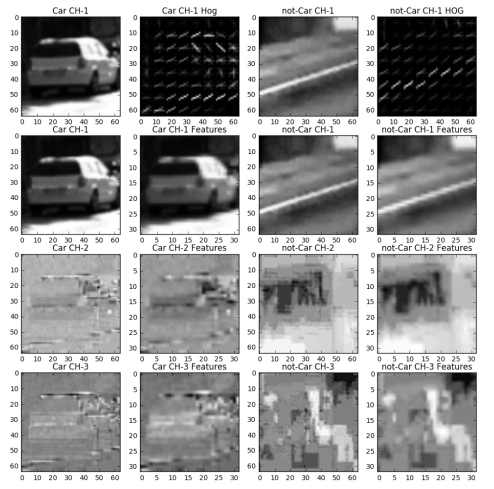
#> input picture examples/HOG_example.jpg, 988 x 978 px (shown at 1/2 size); its folder holds only this picture in this run
$ python -i helpers.py   (imports and definitions only)   (older library calls are emulated)
#> lines starting #> are read from the running program, lines starting #| are printed output that depends on the picture; after the words box and inside, x2 and y2 are one past the last pixel; in counts of white or black regions, pixels touching at a corner belong together
import numpy as np
import cv2
import glob
import matplotlib.pyplot as plt
import pickle

# [46 lines left out: functions calibrata_camera, cal_undistort, not called in this run]

def abs_sobel_thresh(image, orient='x', sobel_kernel=3, thresh=(0,255)):
    gray = cv2.cvtColor(image, cv2.COLOR_RGB2GRAY)
    sobelx = cv2.Sobel(gray, cv2.CV_64F, 1, 0, ksize=sobel_kernel)
    sobely = cv2.Sobel(gray, cv2.CV_64F, 0, 1, ksize=sobel_kernel)
    abs_sobelx=np.absolute(sobelx)
    abs_sobely=np.absolute(sobely)
    scaled_sobelx=np.uint8(255*abs_sobelx/np.max(abs_sobelx))
    scaled_sobely=np.uint8(255*abs_sobely/np.max(abs_sobely))
    if orient=='x':
        grad_binary=np.zeros_like(scaled_sobelx)
        grad_binary[(scaled_sobelx>=thresh[0])&(scaled_sobelx<=thresh[1])]=1

    elif orient=='y':
        grad_binary=np.zeros_like(scaled_sobely)
        grad_binary[(scaled_sobely>=thresh[0])&(scaled_sobely<=thresh[1])]=1
    return grad_binary

def mag_thresh(image, sobel_kernel=3, mag_thresh=(0,255)):
    gray = cv2.cvtColor(image, cv2.COLOR_RGB2GRAY)
    sobelx = cv2.Sobel(gray, cv2.CV_64F, 1, 0, ksize=sobel_kernel)
    sobely = cv2.Sobel(gray, cv2.CV_64F, 0, 1, ksize=sobel_kernel)
    mag=np.sqrt(sobelx**2+sobely**2)
    scaled_sobel=np.uint8(255*mag/np.max(mag))
    mag_binary=np.zeros_like(scaled_sobel)
    mag_binary[(scaled_sobel>=mag_thresh[0])&(scaled_sobel<=mag_thresh[1])]=1
    return mag_binary

def dir_threshold (image,sobel_kernel=3, thresh=(0, np.pi/2)):
    gray = cv2.cvtColor(image, cv2.COLOR_RGB2GRAY)
    sobelx = cv2.Sobel(gray, cv2.CV_64F, 1, 0, ksize=sobel_kernel)
    sobely = cv2.Sobel(gray, cv2.CV_64F, 0, 1, ksize=sobel_kernel)
    dir_sobel=np.arctan2(np.absolute(sobely),np.absolute(sobelx))
    dir_binary=np.zeros_like(dir_sobel)
    dir_binary[(dir_sobel>=thresh[0])&(dir_sobel<=thresh[1])]=1
    return dir_binary

# Combining Thresholds
def combined_gradient(image):
    gradx = abs_sobel_thresh(image, orient='x', sobel_kernel=3, thresh=(20, 100))
    grady = abs_sobel_thresh(image, orient='y', sobel_kernel=3, thresh=(20, 100))
    mag_binary = mag_thresh(image, sobel_kernel=3, mag_thresh=(30, 100))
    dir_binary = dir_threshold(image, sobel_kernel=15, thresh=(0.6, 1.0))

    combined_binary = np.zeros_like(dir_binary)
    combined_binary[((gradx == 1) & (grady == 1)) | ((mag_binary == 1) & (dir_binary == 1))] = 1
    return combined_binary

def hls_hsv_select(img, sthresh=(0, 255), vthresh=(0,255)):
    hls = cv2.cvtColor(img, cv2.COLOR_RGB2HLS)
    s_channel = hls[:,:,2]
    sbinary_output = np.zeros_like(s_channel)
    sbinary_output[(s_channel >= sthresh[0]) & (s_channel <= sthresh[1])] = 1

    hsv=cv2.cvtColor(img, cv2.COLOR_RGB2HSV)
    v_channel=hsv[:,:,2]
    vbinary_output = np.zeros_like(v_channel)
    vbinary_output[(v_channel >= vthresh[0]) & (v_channel <= vthresh[1])] = 1

    output = np.zeros_like(s_channel)
    output[(sbinary_output == 1) & (vbinary_output == 1)] = 1

    return output


def threshold(image):

    # Grayscale image
    # NOTE: we already saw that standard grayscaling lost color information for the lane lines
    # Explore gradients in other colors spaces / color channels to see what might work better
    gray = cv2.cvtColor(image, cv2.COLOR_RGB2GRAY)

    gradient_binary = combined_gradient(image)

    s_binary=hls_hsv_select(image, sthresh=(100, 255), vthresh=(200,255)) # sthresh=(200, 255), vthresh=(200,255)

    # Stack each channel to view their individual contributions in green and blue respectively
    # This returns a stack of the two binary images, whose components you can see as different colors
    color_binary = np.dstack(( np.zeros_like(gradient_binary), gradient_binary, s_binary)) * 255

    # Combine the two binary thresholds
    combined_binary = np.zeros_like(gradient_binary)
    combined_binary[(s_binary == 1) | (gradient_binary == 1)] = 1

    return combined_binary

# [183 lines left out: functions corners_unwarp, find_lanelines, find_curvature, vis, put_text, not called in this run]

>>> import cv2
>>> picture = cv2.cvtColor(cv2.imread('examples/HOG_example.jpg'), cv2.COLOR_BGR2RGB)
#> picture is the input picture: shape (978, 988, 3); min 0, max 255, mean 154
>>> result = threshold(picture)
#> in combined_gradient, `gradx = abs_sobel_thresh(image, orient='x', sobel_kernel=3, thresh=(20..`:
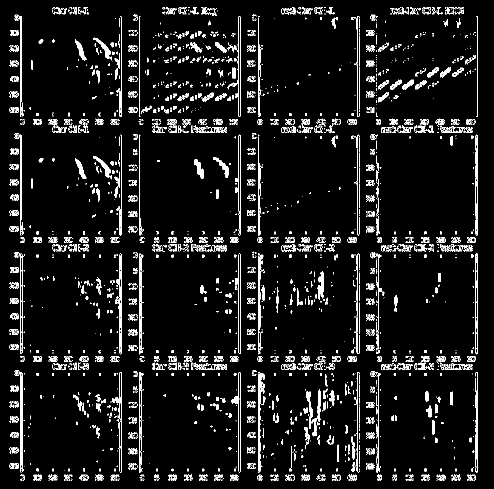
#> gradx: shape (978, 988) (shown at 1/2 size); values 0 (black) and 1 (white), 6.8% white in thin lines or dots
#> in combined_gradient, `grady = abs_sobel_thresh(image, orient='y', sobel_kernel=3, thresh=(20..`: grady: shape (978, 988); values 0 (black) and 1 (white), 9% white; 2641 white regions (1798 under 20 px), largest, box (x1, y1, x2, y2) and area: (293, 415, 478, 453) 1936, (48, 177, 240, 216) 1745, (47, 414, 240, 452) 1743
#> in mag_thresh, `mag=np.sqrt(sobelx**2+sobely**2)`:
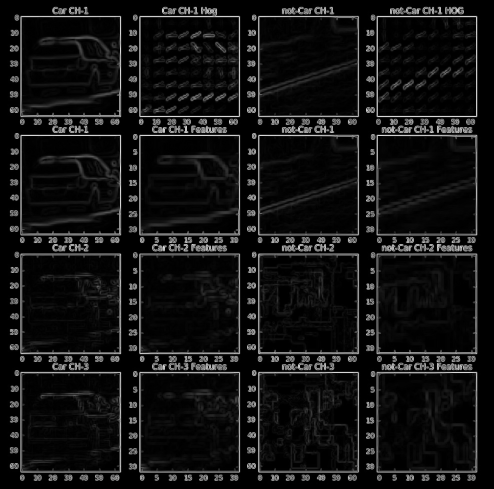
#> mag: shape (978, 988) float64 (shown at 1/2 size); min 0, max 1012.4, mean 77.1; drawn with min black and max white
#> in combined_gradient, `mag_binary = mag_thresh(image, sobel_kernel=3, mag_thresh=(30, 100))`:
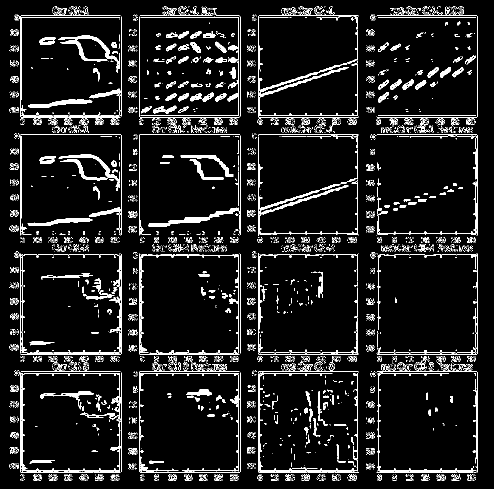
#> mag_binary: shape (978, 988) (shown at 1/2 size); values 0 (black) and 1 (white), 7.9% white in thin lines or dots
#> in dir_threshold, `sobely = cv2.Sobel(gray, cv2.CV_64F, 0, 1, ksize=sobel_kernel)`:
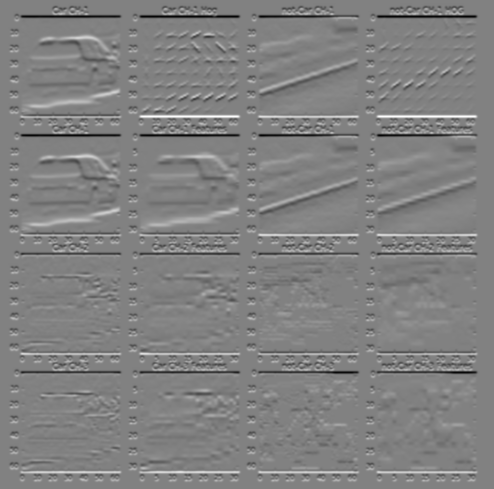
#> sobely: shape (978, 988) float64 (shown at 1/2 size); min -7.07e+09, max 6.88e+09, mean 0; drawn with min black and max white
#> in dir_threshold, `dir_sobel=np.arctan2(np.absolute(sobely),np.absolute(sobelx))`:
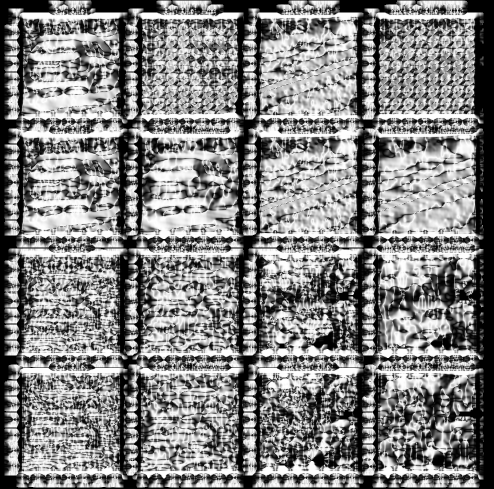
#> dir_sobel: shape (978, 988) float64 (shown at 1/2 size); min 0, max 1.57, mean 0.816; drawn with min black and max white
#> in combined_gradient, `dir_binary = dir_threshold(image, sobel_kernel=15, thresh=(0.6, 1.0))`:
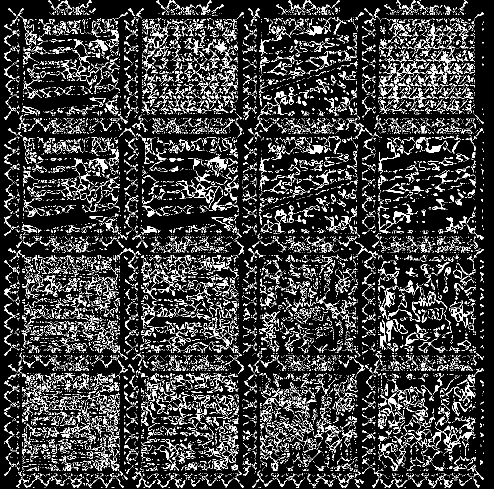
#> dir_binary: shape (978, 988) float64 (shown at 1/2 size); values 0 (black) and 1 (white), 15.6% white in thin lines or dots
#> in threshold, `gradient_binary = combined_gradient(image)`: gradient_binary: shape (978, 988) float64; values 0 (black) and 1 (white), 2.7% white in thin lines or dots
#> in hls_hsv_select, `hls = cv2.cvtColor(img, cv2.COLOR_RGB2HLS)`: hls: shape (978, 988, 3); mean of channels 0, 1, 2 0, 154, 0
#> in hls_hsv_select, `s_channel = hls[:,:,2]`: s_channel: shape (978, 988); every value is 0
#> in hls_hsv_select, `hsv=cv2.cvtColor(img, cv2.COLOR_RGB2HSV)`: hsv: shape (978, 988, 3); mean H, S, V 0, 0, 154
#> in threshold, `color_binary = np.dstack(( np.zeros_like(gradient_binary), gradient_bi..`:
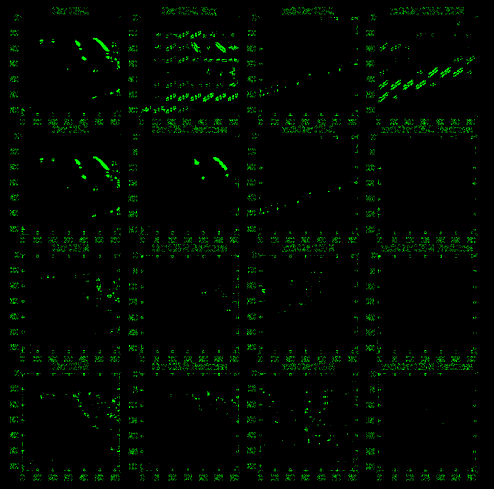
#> color_binary: shape (978, 988, 3) float64 (shown at 1/2 size); mean of channels 0, 1, 2 0, 6.8, 0; drawn as B, G, R

$ run again, on examples/sliding_window.jpg
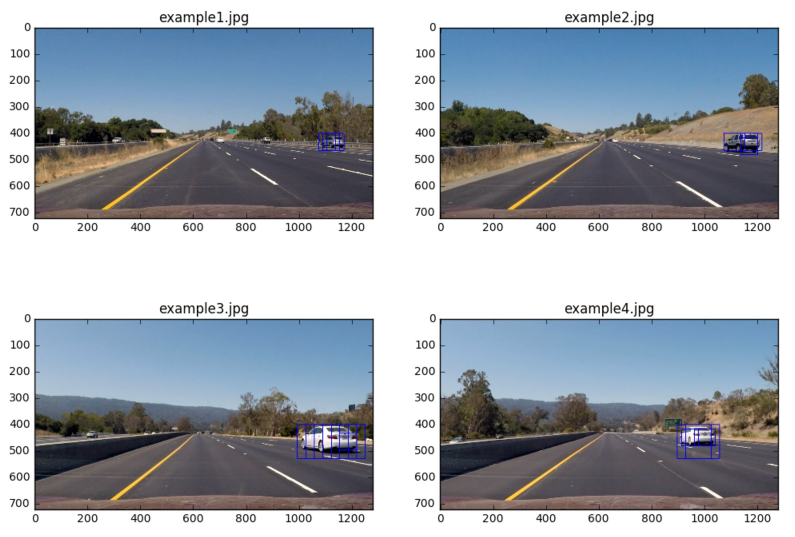
#> input picture examples/sliding_window.jpg, 1590 x 1074 px (shown at 1/2 size)
#> in combined_gradient, `gradx = abs_sobel_thresh(image, orient='x', sobel_kernel=3, thresh=(20..`:
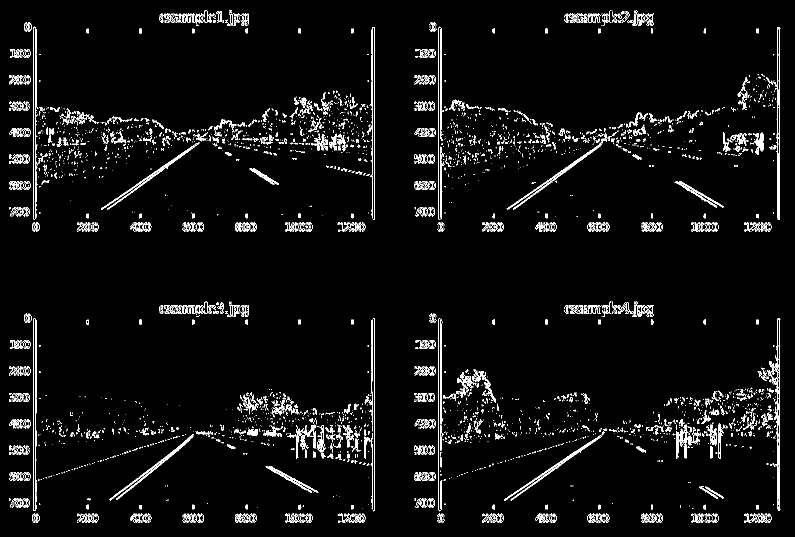
#> gradx: shape (1074, 1590) (shown at 1/2 size); values 0 (black) and 1 (white), 4.3% white in thin lines or dots
#> grady: shape (1074, 1590); values 0 (black) and 1 (white), 7% white in thin lines or dots
#> mag_binary: shape (1074, 1590); values 0 (black) and 1 (white), 6.2% white in thin lines or dots
#> dir_binary: shape (1074, 1590) float64; values 0 (black) and 1 (white), 12.7% white in thin lines or dots
#> gradient_binary: shape (1074, 1590) float64; values 0 (black) and 1 (white), 2.2% white in thin lines or dots
#> hls: shape (1074, 1590, 3); mean of channels 0, 1, 2 56.8, 167.7, 40.5
#> hsv: shape (1074, 1590, 3); mean H, S, V 56.8, 44.2, 180.6
#> s_binary: shape (1074, 1590); values 0 (black) and 1 (white), 3.8% white; 1127 white regions (914 under 20 px), largest, box (x1, y1, x2, y2) and area: (884, 644, 1456, 760) 18944, (920, 187, 1253, 220) 5950, (1410, 701, 1536, 769) 3274
#> `result = threshold(picture)`:
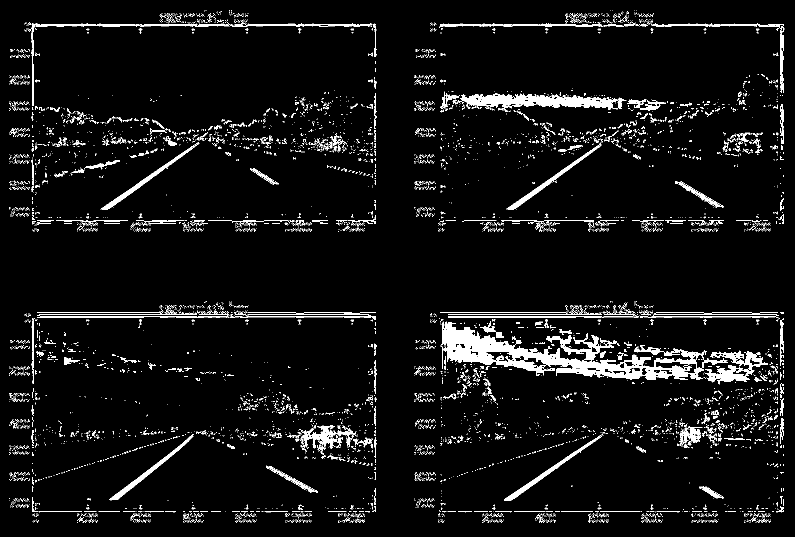
#> result: shape (1074, 1590) float64 (shown at 1/2 size); values 0 (black) and 1 (white), 5.9% white; 7144 white regions (6751 under 20 px), largest, box (x1, y1, x2, y2) and area: (881, 644, 1456, 760) 18950, (920, 187, 1253, 220) 5950, (1410, 701, 1536, 769) 3274

$ run again, on examples/sliding_windows.jpg
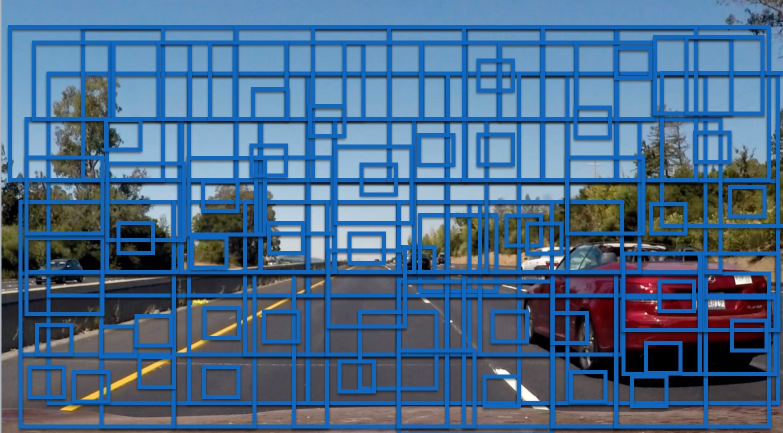
#> input picture examples/sliding_windows.jpg, 1566 x 866 px (shown at 1/2 size)
#> in combined_gradient, `gradx = abs_sobel_thresh(image, orient='x', sobel_kernel=3, thresh=(20..`:
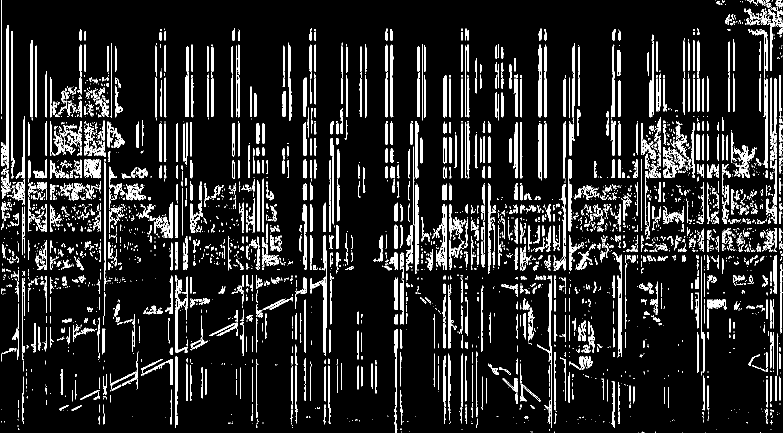
#> gradx: shape (866, 1566) (shown at 1/2 size); values 0 (black) and 1 (white), 11.7% white; 4070 white regions (2803 under 20 px), largest, box (x1, y1, x2, y2) and area: (2, 50, 17, 339) 1361, (872, 408, 893, 540) 998, (1541, 155, 1553, 285) 944
#> grady: shape (866, 1566); values 0 (black) and 1 (white), 15% white; 4349 white regions (3225 under 20 px), largest, box (x1, y1, x2, y2) and area: (39, 856, 797, 865) 4551, (692, 241, 1147, 251) 3798, (285, 241, 616, 251) 2940
#> mag_binary: shape (866, 1566); values 0 (black) and 1 (white), 17% white; 2739 white regions (1997 under 20 px), largest, box (x1, y1, x2, y2) and area: (830, 367, 1239, 541) 8809, (617, 241, 1311, 357) 8628, (44, 545, 654, 706) 5384
#> dir_binary: shape (866, 1566) float64; values 0 (black) and 1 (white), 12.2% white in thin lines or dots
#> gradient_binary: shape (866, 1566) float64; values 0 (black) and 1 (white), 2.9% white in thin lines or dots
#> hls: shape (866, 1566, 3); mean of channels 0, 1, 2 95.5, 106.2, 114.9
#> hsv: shape (866, 1566, 3); mean H, S, V 95.4, 130.1, 145.5
#> s_binary: shape (866, 1566); values 0 (black) and 1 (white), 9.1% white; 983 white regions (724 under 20 px), largest, box (x1, y1, x2, y2) and area: (26, 105, 62, 352) 5072, (382, 250, 467, 312) 4741, (231, 160, 313, 234) 4740
#> `result = threshold(picture)`:
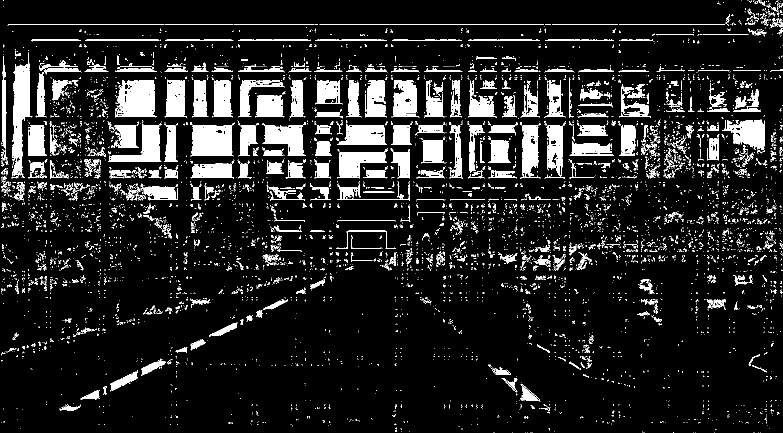
#> result: shape (866, 1566) float64 (shown at 1/2 size); values 0 (black) and 1 (white), 12% white; 7009 white regions (6429 under 20 px), largest, box (x1, y1, x2, y2) and area: (24, 105, 65, 356) 5119, (230, 160, 314, 235) 4829, (381, 246, 468, 313) 4756

$ run again, on examples/bboxes_and_heat.png
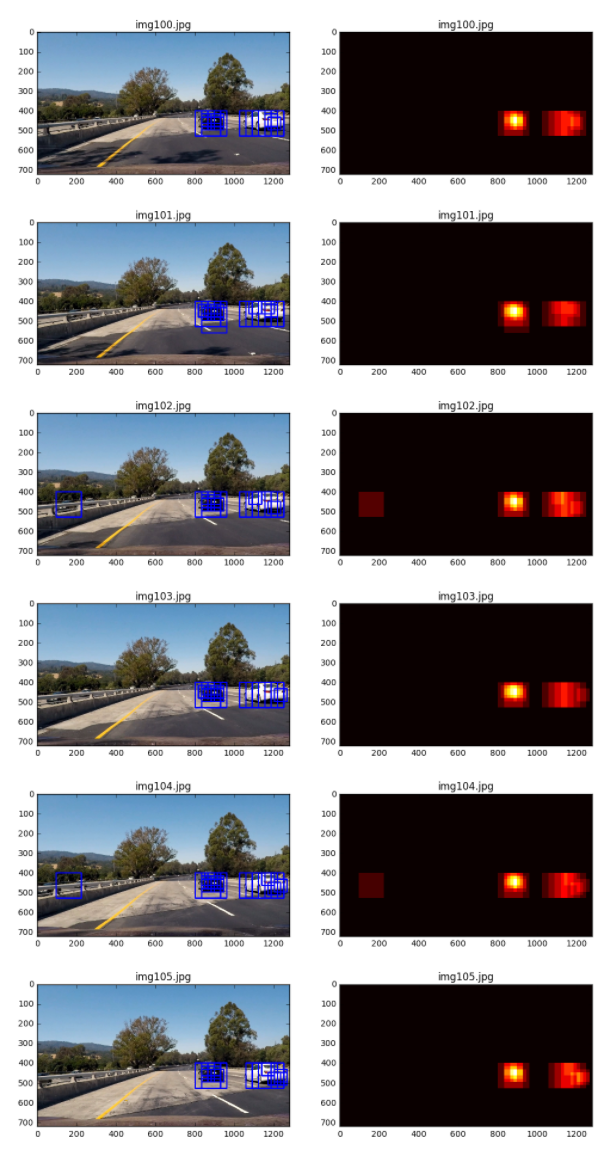
#> input picture examples/bboxes_and_heat.png, 610 x 1150 px
#> gradx: shape (1150, 610); values 0 (black) and 1 (white), 7.5% white in thin lines or dots
#> grady: shape (1150, 610); values 0 (black) and 1 (white), 10.6% white in thin lines or dots
#> mag_binary: shape (1150, 610); values 0 (black) and 1 (white), 9.9% white in thin lines or dots
#> dir_binary: shape (1150, 610) float64; values 0 (black) and 1 (white), 7.4% white in thin lines or dots
#> gradient_binary: shape (1150, 610) float64; values 0 (black) and 1 (white), 4.4% white in thin lines or dots
#> hls: shape (1150, 610, 3); mean of channels 0, 1, 2 24.3, 132.8, 99.6
#> hsv: shape (1150, 610, 3); mean H, S, V 24.3, 101.8, 142.9
#> s_binary: shape (1150, 610); values 0 (black) and 1 (white), 9.2% white; 127 white regions (88 under 20 px), largest, box (x1, y1, x2, y2) and area: (39, 418, 288, 470) 8981, (39, 37, 288, 91) 8961, (39, 228, 288, 281) 8932
#> `result = threshold(picture)`:
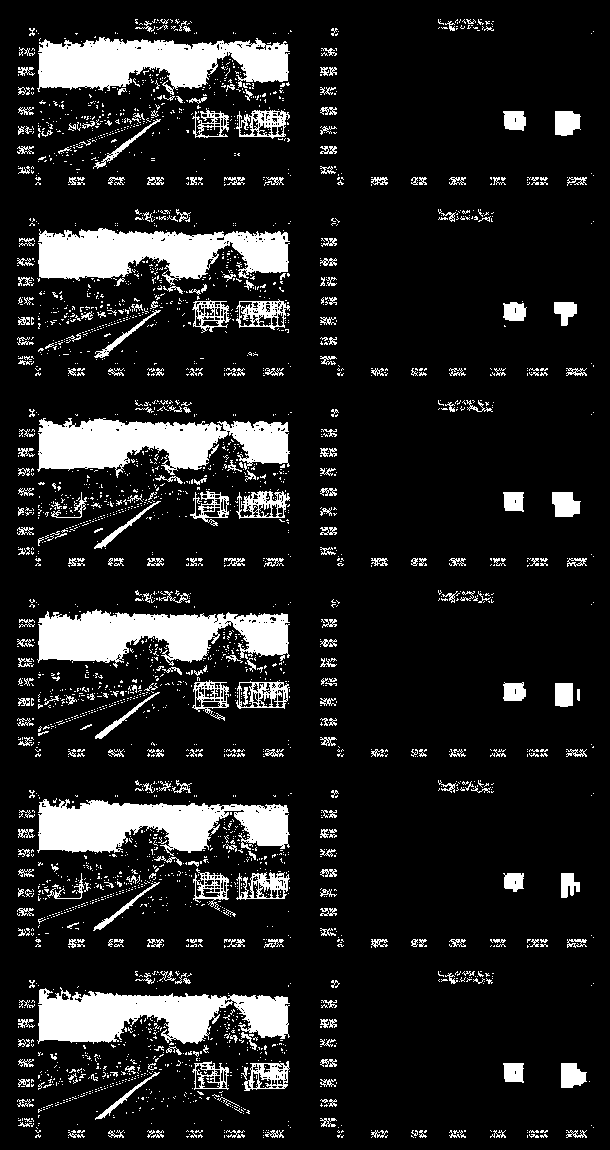
#> result: shape (1150, 610) float64; values 0 (black) and 1 (white), 13.2% white; 3086 white regions (2745 under 20 px), largest, box (x1, y1, x2, y2) and area: (37, 418, 290, 478) 9435, (37, 37, 290, 95) 9345, (38, 228, 290, 286) 9328
